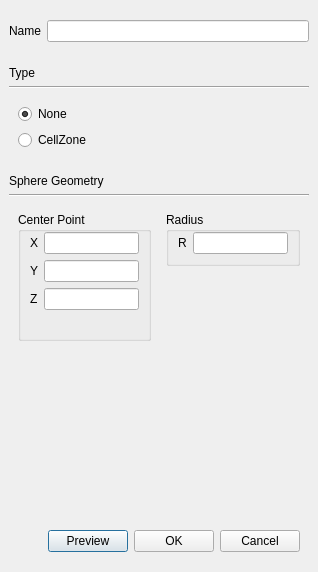
<?xml version="1.0" encoding="UTF-8"?>
<ui version="4.0">
 <class>VolumeDialog</class>
 <widget class="QDialog" name="VolumeDialog">
  <property name="geometry">
   <rect>
    <x>0</x>
    <y>0</y>
    <width>318</width>
    <height>550</height>
   </rect>
  </property>
  <property name="windowTitle">
   <string>Edit Volume</string>
  </property>
  <layout class="QVBoxLayout" name="verticalLayout_6">
   <property name="leftMargin">
    <number>9</number>
   </property>
   <property name="rightMargin">
    <number>9</number>
   </property>
   <item>
    <widget class="QWidget" name="form" native="true">
     <layout class="QVBoxLayout" name="verticalLayout">
      <property name="leftMargin">
       <number>0</number>
      </property>
      <property name="topMargin">
       <number>0</number>
      </property>
      <property name="rightMargin">
       <number>0</number>
      </property>
      <item>
       <widget class="QWidget" name="widget_5" native="true">
        <layout class="QFormLayout" name="formLayout_3">
         <property name="leftMargin">
          <number>0</number>
         </property>
         <property name="rightMargin">
          <number>0</number>
         </property>
         <property name="bottomMargin">
          <number>9</number>
         </property>
         <item row="0" column="0">
          <widget class="QLabel" name="label_11">
           <property name="text">
            <string>Name</string>
           </property>
          </widget>
         </item>
         <item row="0" column="1">
          <widget class="QLineEdit" name="name"/>
         </item>
        </layout>
       </widget>
      </item>
      <item>
       <widget class="QWidget" name="widget_2" native="true">
        <layout class="QVBoxLayout" name="verticalLayout_3">
         <property name="spacing">
          <number>6</number>
         </property>
         <property name="leftMargin">
          <number>0</number>
         </property>
         <property name="rightMargin">
          <number>0</number>
         </property>
         <property name="bottomMargin">
          <number>0</number>
         </property>
         <item>
          <widget class="QLabel" name="label_12">
           <property name="text">
            <string>Type</string>
           </property>
          </widget>
         </item>
         <item>
          <widget class="Line" name="line_2">
           <property name="orientation">
            <enum>Qt::Horizontal</enum>
           </property>
          </widget>
         </item>
         <item>
          <widget class="QWidget" name="widget_9" native="true">
           <layout class="QVBoxLayout" name="verticalLayout_8">
            <item>
             <widget class="QRadioButton" name="none">
              <property name="text">
               <string>None</string>
              </property>
              <property name="checked">
               <bool>true</bool>
              </property>
              <attribute name="buttonGroup">
               <string notr="true">typeRadios</string>
              </attribute>
             </widget>
            </item>
            <item>
             <widget class="QRadioButton" name="cellZone">
              <property name="text">
               <string>CellZone</string>
              </property>
              <attribute name="buttonGroup">
               <string notr="true">typeRadios</string>
              </attribute>
             </widget>
            </item>
           </layout>
          </widget>
         </item>
        </layout>
       </widget>
      </item>
      <item>
       <widget class="QStackedWidget" name="geometryStack">
        <property name="currentIndex">
         <number>1</number>
        </property>
        <widget class="QWidget" name="hex">
         <layout class="QVBoxLayout" name="verticalLayout_12">
          <property name="leftMargin">
           <number>0</number>
          </property>
          <property name="rightMargin">
           <number>0</number>
          </property>
          <item>
           <widget class="QLabel" name="label_13">
            <property name="text">
             <string>Hex Geometry</string>
            </property>
           </widget>
          </item>
          <item>
           <widget class="Line" name="line_3">
            <property name="orientation">
             <enum>Qt::Horizontal</enum>
            </property>
           </widget>
          </item>
          <item>
           <widget class="QWidget" name="widget_4" native="true">
            <layout class="QGridLayout" name="gridLayout_3">
             <property name="leftMargin">
              <number>9</number>
             </property>
             <property name="topMargin">
              <number>9</number>
             </property>
             <property name="rightMargin">
              <number>9</number>
             </property>
             <property name="bottomMargin">
              <number>9</number>
             </property>
             <item row="0" column="1">
              <widget class="QLabel" name="label">
               <property name="text">
                <string>Min.</string>
               </property>
               <property name="alignment">
                <set>Qt::AlignCenter</set>
               </property>
              </widget>
             </item>
             <item row="0" column="2">
              <widget class="QLabel" name="label_2">
               <property name="text">
                <string>Max.</string>
               </property>
               <property name="alignment">
                <set>Qt::AlignCenter</set>
               </property>
              </widget>
             </item>
             <item row="1" column="0">
              <widget class="QLabel" name="label_3">
               <property name="text">
                <string>X</string>
               </property>
              </widget>
             </item>
             <item row="1" column="1">
              <widget class="QLineEdit" name="minX"/>
             </item>
             <item row="1" column="2">
              <widget class="QLineEdit" name="maxX"/>
             </item>
             <item row="2" column="0">
              <widget class="QLabel" name="label_4">
               <property name="text">
                <string>Y</string>
               </property>
              </widget>
             </item>
             <item row="2" column="1">
              <widget class="QLineEdit" name="minY"/>
             </item>
             <item row="2" column="2">
              <widget class="QLineEdit" name="maxY"/>
             </item>
             <item row="3" column="0">
              <widget class="QLabel" name="label_5">
               <property name="text">
                <string>Z</string>
               </property>
              </widget>
             </item>
             <item row="3" column="1">
              <widget class="QLineEdit" name="minZ"/>
             </item>
             <item row="3" column="2">
              <widget class="QLineEdit" name="maxZ"/>
             </item>
            </layout>
           </widget>
          </item>
          <item>
           <spacer name="verticalSpacer_2">
            <property name="orientation">
             <enum>Qt::Vertical</enum>
            </property>
            <property name="sizeHint" stdset="0">
             <size>
              <width>20</width>
              <height>40</height>
             </size>
            </property>
           </spacer>
          </item>
         </layout>
        </widget>
        <widget class="QWidget" name="sphere">
         <layout class="QVBoxLayout" name="verticalLayout_9">
          <property name="leftMargin">
           <number>0</number>
          </property>
          <property name="rightMargin">
           <number>0</number>
          </property>
          <item>
           <widget class="QLabel" name="label_14">
            <property name="text">
             <string>Sphere Geometry</string>
            </property>
           </widget>
          </item>
          <item>
           <widget class="Line" name="line_4">
            <property name="orientation">
             <enum>Qt::Horizontal</enum>
            </property>
           </widget>
          </item>
          <item>
           <widget class="QWidget" name="widget_11" native="true">
            <layout class="QHBoxLayout" name="horizontalLayout_2">
             <item>
              <widget class="QGroupBox" name="groupBox">
               <property name="title">
                <string>Center Point</string>
               </property>
               <layout class="QFormLayout" name="formLayout">
                <property name="leftMargin">
                 <number>9</number>
                </property>
                <property name="topMargin">
                 <number>0</number>
                </property>
                <property name="bottomMargin">
                 <number>9</number>
                </property>
                <item row="0" column="0">
                 <widget class="QLabel" name="label_6">
                  <property name="text">
                   <string>X</string>
                  </property>
                 </widget>
                </item>
                <item row="0" column="1">
                 <widget class="QLineEdit" name="centerX"/>
                </item>
                <item row="1" column="0">
                 <widget class="QLabel" name="label_7">
                  <property name="text">
                   <string>Y</string>
                  </property>
                 </widget>
                </item>
                <item row="1" column="1">
                 <widget class="QLineEdit" name="centerY"/>
                </item>
                <item row="2" column="0">
                 <widget class="QLabel" name="label_8">
                  <property name="text">
                   <string>Z</string>
                  </property>
                 </widget>
                </item>
                <item row="2" column="1">
                 <widget class="QLineEdit" name="centerZ"/>
                </item>
               </layout>
              </widget>
             </item>
             <item>
              <widget class="QWidget" name="widget_12" native="true">
               <layout class="QVBoxLayout" name="verticalLayout_10">
                <property name="topMargin">
                 <number>0</number>
                </property>
                <property name="rightMargin">
                 <number>0</number>
                </property>
                <item>
                 <widget class="QGroupBox" name="groupBox_2">
                  <property name="title">
                   <string>Radius</string>
                  </property>
                  <layout class="QFormLayout" name="formLayout_2">
                   <property name="topMargin">
                    <number>0</number>
                   </property>
                   <item row="0" column="0">
                    <widget class="QLabel" name="label_9">
                     <property name="text">
                      <string>R</string>
                     </property>
                    </widget>
                   </item>
                   <item row="0" column="1">
                    <widget class="QLineEdit" name="sphereRadius"/>
                   </item>
                  </layout>
                 </widget>
                </item>
                <item>
                 <spacer name="verticalSpacer">
                  <property name="orientation">
                   <enum>Qt::Vertical</enum>
                  </property>
                  <property name="sizeHint" stdset="0">
                   <size>
                    <width>20</width>
                    <height>0</height>
                   </size>
                  </property>
                 </spacer>
                </item>
               </layout>
              </widget>
             </item>
            </layout>
           </widget>
          </item>
          <item>
           <spacer name="verticalSpacer_3">
            <property name="orientation">
             <enum>Qt::Vertical</enum>
            </property>
            <property name="sizeHint" stdset="0">
             <size>
              <width>20</width>
              <height>40</height>
             </size>
            </property>
           </spacer>
          </item>
         </layout>
        </widget>
        <widget class="QWidget" name="cylinder">
         <layout class="QVBoxLayout" name="verticalLayout_13">
          <property name="leftMargin">
           <number>0</number>
          </property>
          <property name="rightMargin">
           <number>0</number>
          </property>
          <item>
           <widget class="QLabel" name="label_15">
            <property name="text">
             <string>Cylinder Geometry</string>
            </property>
           </widget>
          </item>
          <item>
           <widget class="Line" name="line_5">
            <property name="orientation">
             <enum>Qt::Horizontal</enum>
            </property>
           </widget>
          </item>
          <item>
           <widget class="QWidget" name="widget_3" native="true">
            <layout class="QVBoxLayout" name="verticalLayout_11">
             <item>
              <widget class="QWidget" name="widget_7" native="true">
               <layout class="QHBoxLayout" name="horizontalLayout">
                <property name="leftMargin">
                 <number>0</number>
                </property>
                <property name="topMargin">
                 <number>0</number>
                </property>
                <property name="rightMargin">
                 <number>0</number>
                </property>
                <property name="bottomMargin">
                 <number>0</number>
                </property>
                <item>
                 <widget class="QGroupBox" name="groupBox_3">
                  <property name="title">
                   <string>Axis Point 1</string>
                  </property>
                  <layout class="QFormLayout" name="formLayout_4">
                   <property name="leftMargin">
                    <number>9</number>
                   </property>
                   <property name="topMargin">
                    <number>0</number>
                   </property>
                   <item row="0" column="0">
                    <widget class="QLabel" name="label_18">
                     <property name="text">
                      <string>X</string>
                     </property>
                    </widget>
                   </item>
                   <item row="0" column="1">
                    <widget class="QLineEdit" name="axis1X"/>
                   </item>
                   <item row="1" column="0">
                    <widget class="QLabel" name="label_19">
                     <property name="text">
                      <string>Y</string>
                     </property>
                    </widget>
                   </item>
                   <item row="1" column="1">
                    <widget class="QLineEdit" name="axis1Y"/>
                   </item>
                   <item row="2" column="0">
                    <widget class="QLabel" name="label_20">
                     <property name="text">
                      <string>Z</string>
                     </property>
                    </widget>
                   </item>
                   <item row="2" column="1">
                    <widget class="QLineEdit" name="axis1Z"/>
                   </item>
                  </layout>
                 </widget>
                </item>
                <item>
                 <widget class="QGroupBox" name="groupBox_5">
                  <property name="title">
                   <string>Axis Point 2</string>
                  </property>
                  <layout class="QFormLayout" name="formLayout_6">
                   <property name="topMargin">
                    <number>0</number>
                   </property>
                   <property name="rightMargin">
                    <number>9</number>
                   </property>
                   <item row="0" column="0">
                    <widget class="QLabel" name="label_24">
                     <property name="text">
                      <string>X</string>
                     </property>
                    </widget>
                   </item>
                   <item row="0" column="1">
                    <widget class="QLineEdit" name="axis2X"/>
                   </item>
                   <item row="1" column="0">
                    <widget class="QLabel" name="label_25">
                     <property name="text">
                      <string>Y</string>
                     </property>
                    </widget>
                   </item>
                   <item row="1" column="1">
                    <widget class="QLineEdit" name="axis2Y"/>
                   </item>
                   <item row="2" column="0">
                    <widget class="QLabel" name="label_26">
                     <property name="text">
                      <string>Z</string>
                     </property>
                    </widget>
                   </item>
                   <item row="2" column="1">
                    <widget class="QLineEdit" name="axis2Z"/>
                   </item>
                  </layout>
                 </widget>
                </item>
               </layout>
              </widget>
             </item>
             <item>
              <widget class="QGroupBox" name="singleRadius">
               <property name="title">
                <string>Radius</string>
               </property>
               <layout class="QFormLayout" name="formLayout_7">
                <item row="0" column="0">
                 <widget class="QLabel" name="label_27">
                  <property name="text">
                   <string>R</string>
                  </property>
                 </widget>
                </item>
                <item row="0" column="1">
                 <widget class="QLineEdit" name="cylinderRadius"/>
                </item>
               </layout>
              </widget>
             </item>
             <item>
              <widget class="QGroupBox" name="annulusRadius">
               <property name="title">
                <string>Radius</string>
               </property>
               <layout class="QFormLayout" name="formLayout_8">
                <item row="0" column="0">
                 <widget class="QLabel" name="label_28">
                  <property name="text">
                   <string>Inner R</string>
                  </property>
                 </widget>
                </item>
                <item row="0" column="1">
                 <widget class="QLineEdit" name="innerRadius"/>
                </item>
                <item row="1" column="0">
                 <widget class="QLabel" name="label_29">
                  <property name="text">
                   <string>Outer R</string>
                  </property>
                 </widget>
                </item>
                <item row="1" column="1">
                 <widget class="QLineEdit" name="outerRadius"/>
                </item>
               </layout>
              </widget>
             </item>
            </layout>
           </widget>
          </item>
         </layout>
        </widget>
       </widget>
      </item>
     </layout>
    </widget>
   </item>
   <item>
    <widget class="QWidget" name="widget_6" native="true">
     <layout class="QHBoxLayout" name="horizontalLayout_4">
      <item>
       <spacer name="horizontalSpacer_2">
        <property name="orientation">
         <enum>Qt::Horizontal</enum>
        </property>
        <property name="sizeHint" stdset="0">
         <size>
          <width>181</width>
          <height>20</height>
         </size>
        </property>
       </spacer>
      </item>
      <item>
       <widget class="QPushButton" name="preview">
        <property name="text">
         <string>Preview</string>
        </property>
       </widget>
      </item>
      <item>
       <widget class="QPushButton" name="ok">
        <property name="text">
         <string>OK</string>
        </property>
       </widget>
      </item>
      <item>
       <widget class="QPushButton" name="cancel">
        <property name="text">
         <string>Cancel</string>
        </property>
       </widget>
      </item>
     </layout>
    </widget>
   </item>
  </layout>
 </widget>
 <tabstops>
  <tabstop>name</tabstop>
  <tabstop>none</tabstop>
  <tabstop>cellZone</tabstop>
  <tabstop>minX</tabstop>
  <tabstop>maxX</tabstop>
  <tabstop>minY</tabstop>
  <tabstop>maxY</tabstop>
  <tabstop>minZ</tabstop>
  <tabstop>maxZ</tabstop>
  <tabstop>centerX</tabstop>
  <tabstop>centerY</tabstop>
  <tabstop>centerZ</tabstop>
  <tabstop>sphereRadius</tabstop>
  <tabstop>axis1X</tabstop>
  <tabstop>axis2X</tabstop>
  <tabstop>axis1Y</tabstop>
  <tabstop>axis2Y</tabstop>
  <tabstop>axis1Z</tabstop>
  <tabstop>axis2Z</tabstop>
  <tabstop>cylinderRadius</tabstop>
  <tabstop>innerRadius</tabstop>
  <tabstop>outerRadius</tabstop>
 </tabstops>
 <resources/>
 <connections/>
 <buttongroups>
  <buttongroup name="typeRadios"/>
 </buttongroups>
</ui>
